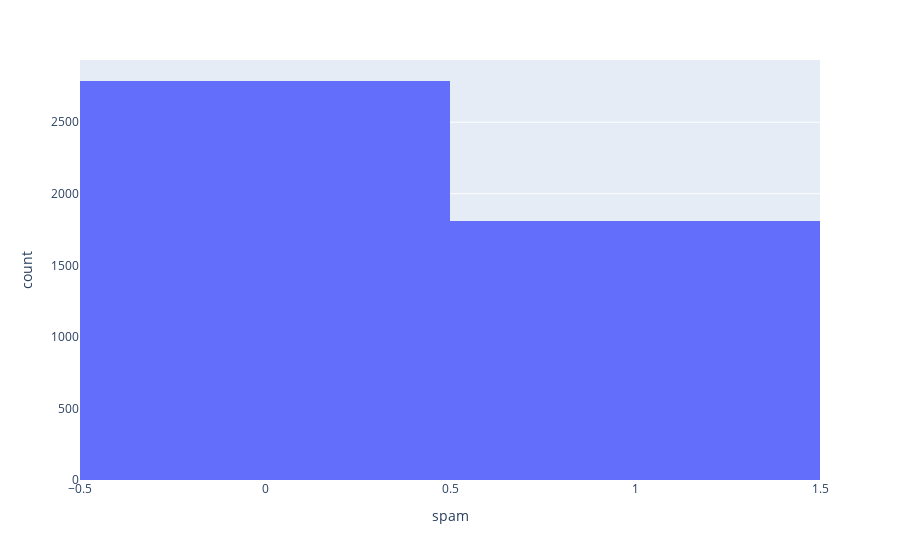

The notebook cell this image was saved under:
### Code cell
px.histogram(df,x='spam')

### Figure 1 — Plotly figure (JSON) as saved in the notebook; plotly's stock layout.template omitted (floating-point values rounded to 4 significant figures; data arrays with more than 128 entries replaced by an {"elided": "..."} marker saying what was removed)
{"data": [{"alignmentgroup": "True", "bingroup": "x", "hovertemplate": "spam=%{x}<br>count=%{y}<extra></extra>", "legendgroup": "", "marker": {"color": "#636efa", "pattern": {"shape": ""}}, "name": "", "offsetgroup": "", "orientation": "v", "showlegend": false, "type": "histogram", "x": {"elided": "4601 int values"}, "xaxis": "x", "yaxis": "y"}], "layout": {"autosize": true, "barmode": "relative", "legend": {"tracegroupgap": 0}, "margin": {"t": 60}, "xaxis": {"anchor": "y", "autorange": true, "domain": [0, 1], "range": [-0.5, 1.5], "title": {"text": "spam"}, "type": "linear"}, "yaxis": {"anchor": "x", "autorange": true, "domain": [0, 1], "range": [0, 2935.0], "title": {"text": "count"}}}}
